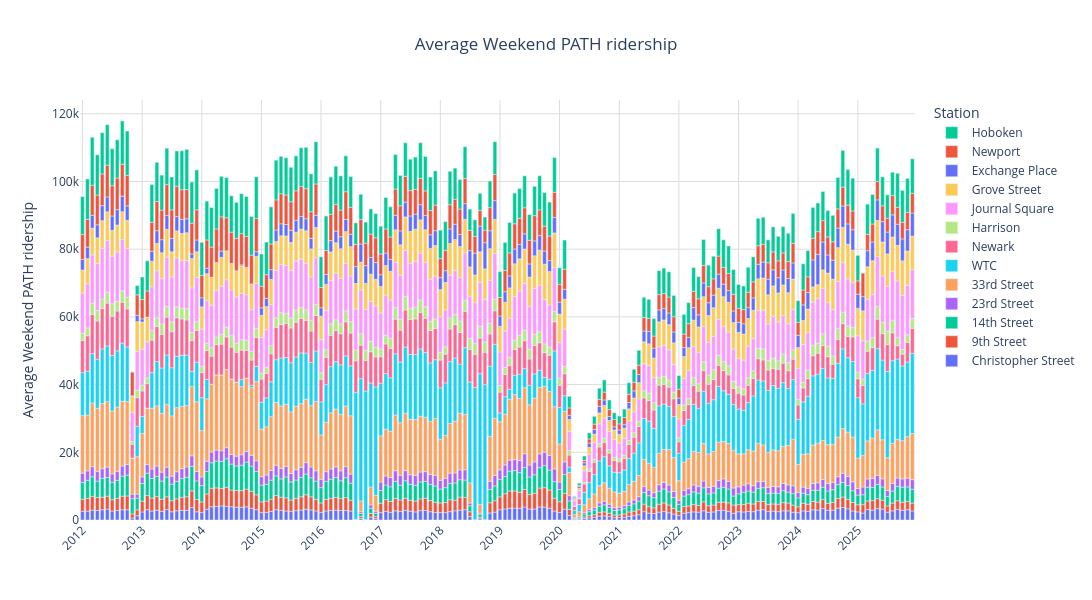

Write notebook code for a chart like this one.
### Markdown cell above
# Weekends

### Code cell
stations_stack(
    'avg weekend',
    'Average Weekend PATH ridership',
    dtick="M12",
    name='weekends',
)

### Figure 1 — Plotly figure (JSON) as saved in the notebook; plotly's stock layout.template omitted (floating-point values rounded to 4 significant figures; data arrays with more than 128 entries replaced by an {"elided": "..."} marker saying what was removed)
{"data": [{"legendgroup": "Christopher Street", "marker": {"color": "#636efa", "pattern": {"shape": ""}}, "name": "Christopher Street", "orientation": "v", "showlegend": true, "textposition": "auto", "type": "bar", "x": {"elided": "168 str values"}, "xaxis": "x", "y": {"elided": "168 float values"}, "yaxis": "y"}, {"legendgroup": "9th Street", "marker": {"color": "#EF553B", "pattern": {"shape": ""}}, "name": "9th Street", "orientation": "v", "showlegend": true, "textposition": "auto", "type": "bar", "x": {"elided": "168 str values"}, "xaxis": "x", "y": {"elided": "168 float values"}, "yaxis": "y"}, {"legendgroup": "14th Street", "marker": {"color": "#00cc96", "pattern": {"shape": ""}}, "name": "14th Street", "orientation": "v", "showlegend": true, "textposition": "auto", "type": "bar", "x": {"elided": "168 str values"}, "xaxis": "x", "y": {"elided": "168 float values"}, "yaxis": "y"}, {"legendgroup": "23rd Street", "marker": {"color": "#ab63fa", "pattern": {"shape": ""}}, "name": "23rd Street", "orientation": "v", "showlegend": true, "textposition": "auto", "type": "bar", "x": {"elided": "168 str values"}, "xaxis": "x", "y": {"elided": "168 float values"}, "yaxis": "y"}, {"legendgroup": "33rd Street", "marker": {"color": "#FFA15A", "pattern": {"shape": ""}}, "name": "33rd Street", "orientation": "v", "showlegend": true, "textposition": "auto", "type": "bar", "x": {"elided": "168 str values"}, "xaxis": "x", "y": {"elided": "168 float values"}, "yaxis": "y"}, {"legendgroup": "WTC", "marker": {"color": "#19d3f3", "pattern": {"shape": ""}}, "name": "WTC", "orientation": "v", "showlegend": true, "textposition": "auto", "type": "bar", "x": {"elided": "168 str values"}, "xaxis": "x", "y": {"elided": "168 float values"}, "yaxis": "y"}, {"legendgroup": "Newark", "marker": {"color": "#FF6692", "pattern": {"shape": ""}}, "name": "Newark", "orientation": "v", "showlegend": true, "textposition": "auto", "type": "bar", "x": {"elided": "168 str values"}, "xaxis": "x", "y": {"elided": "168 float values"}, "yaxis": "y"}, {"legendgroup": "Harrison", "marker": {"color": "#B6E880", "pattern": {"shape": ""}}, "name": "Harrison", "orientation": "v", "showlegend": true, "textposition": "auto", "type": "bar", "x": {"elided": "168 str values"}, "xaxis": "x", "y": {"elided": "168 float values"}, "yaxis": "y"}, {"legendgroup": "Journal Square", "marker": {"color": "#FF97FF", "pattern": {"shape": ""}}, "name": "Journal Square", "orientation": "v", "showlegend": true, "textposition": "auto", "type": "bar", "x": {"elided": "168 str values"}, "xaxis": "x", "y": {"elided": "168 float values"}, "yaxis": "y"}, {"legendgroup": "Grove Street", "marker": {"color": "#FECB52", "pattern": {"shape": ""}}, "name": "Grove Street", "orientation": "v", "showlegend": true, "textposition": "auto", "type": "bar", "x": {"elided": "168 str values"}, "xaxis": "x", "y": {"elided": "168 float values"}, "yaxis": "y"}, {"legendgroup": "Exchange Place", "marker": {"color": "#636efa", "pattern": {"shape": ""}}, "name": "Exchange Place", "orientation": "v", "showlegend": true, "textposition": "auto", "type": "bar", "x": {"elided": "168 str values"}, "xaxis": "x", "y": {"elided": "168 float values"}, "yaxis": "y"}, {"legendgroup": "Newport", "marker": {"color": "#EF553B", "pattern": {"shape": ""}}, "name": "Newport", "orientation": "v", "showlegend": true, "textposition": "auto", "type": "bar", "x": {"elided": "168 str values"}, "xaxis": "x", "y": {"elided": "168 float values"}, "yaxis": "y"}, {"legendgroup": "Hoboken", "marker": {"color": "#00cc96", "pattern": {"shape": ""}}, "name": "Hoboken", "orientation": "v", "showlegend": true, "textposition": "auto", "type": "bar", "x": {"elided": "168 str values"}, "xaxis": "x", "y": {"elided": "168 float values"}, "yaxis": "y"}], "layout": {"barmode": "relative", "height": 600, "hovermode": "x", "legend": {"title": {"text": "Station"}, "tracegroupgap": 0, "traceorder": "reversed"}, "paper_bgcolor": "white", "plot_bgcolor": "white", "title": {"text": "Average Weekend PATH ridership", "x": 0.5}, "width": 1200, "xaxis": {"anchor": "y", "domain": [0.0, 1.0], "dtick": "M12", "gridcolor": "#ddd", "range": ["2011-12-17T00:00:00", "2025-12-17T00:00:00"], "tickangle": -45, "title": {"text": ""}}, "yaxis": {"anchor": "x", "domain": [0.0, 1.0], "gridcolor": "#ddd", "hoverformat": ",", "title": {"text": "Average Weekend PATH ridership"}}}}
